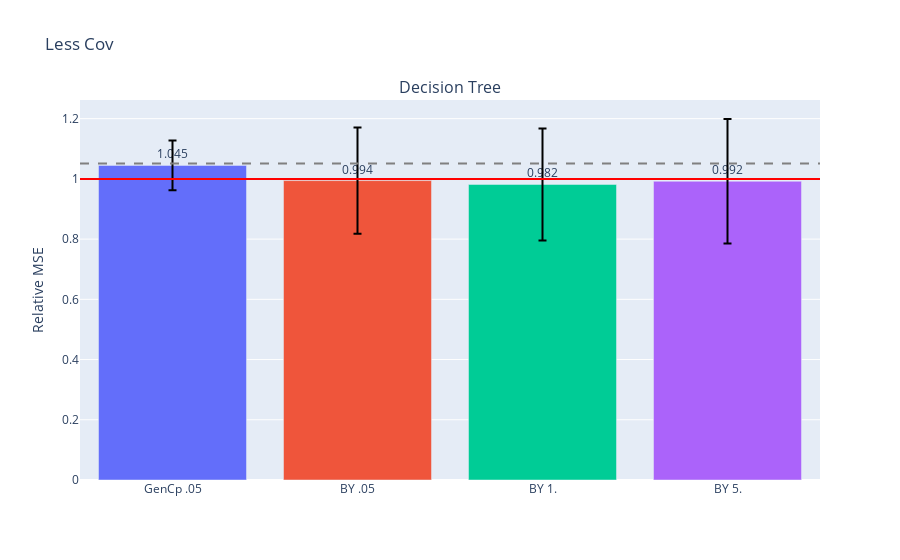

Here is the notebook cell this chart was saved with:
### Code cell
less_fig = gen_model_barplots(
    less_model_errs,
    model_names,
    est_names,
    title="Less Cov ",
    has_elev_err=True,
    err_bars=True,
)
less_fig.show()

### Figure 1 — Plotly figure (JSON) as saved in the notebook; plotly's stock layout.template omitted (floating-point values rounded to 4 significant figures)
{"data": [{"error_y": {"array": [0.08278, 0.1763, 0.1862, 0.2067], "color": "black", "type": "data"}, "marker": {"color": ["#636EFA", "#EF553B", "#00CC96", "#AB63FA", "#FFA15A", "#19D3F3", "#FF6692", "#B6E880", "#FF97FF", "#FECB52"]}, "text": [1.045, 0.994, 0.982, 0.992], "textposition": "outside", "type": "bar", "x": ["GenCp .05", "BY .05", "BY 1.", "BY 5."], "xaxis": "x", "y": [1.045, 0.9944, 0.9815, 0.9922], "yaxis": "y"}], "layout": {"annotations": [{"font": {"size": 16}, "showarrow": false, "text": "Decision Tree", "x": 0.5, "xanchor": "center", "xref": "paper", "y": 1, "yanchor": "bottom", "yref": "paper"}], "shapes": [{"line": {"color": "red"}, "type": "line", "x0": 0, "x1": 1, "xref": "x domain", "y0": 1, "y1": 1, "yref": "y"}, {"line": {"color": "grey", "dash": "dash"}, "type": "line", "x0": 0, "x1": 1, "xref": "x domain", "y0": 1.051, "y1": 1.051, "yref": "y"}], "showlegend": false, "title": {"text": "Less Cov "}, "xaxis": {"anchor": "y", "domain": [0, 1]}, "yaxis": {"anchor": "x", "domain": [0, 1], "title": {"text": "Relative MSE"}}}}
